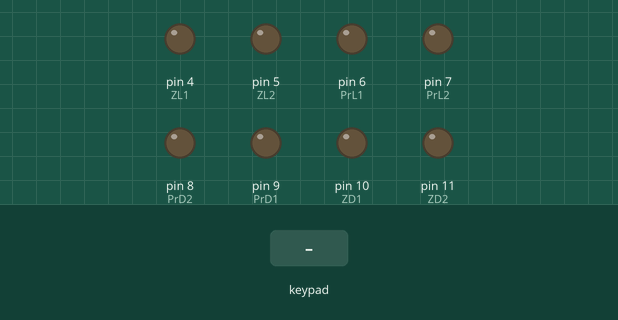
Recording of a sketch running on a simulated Arduino Uno, built with avr-gcc and run on an emulated ATmega328P. Shown: output pins drawn as LEDs (lit = HIGH). The inputs (shaded band) are chosen by the test bench. What the sketch prints to the serial monitor is not drawn.

Above: at 1.2 s.
1.3 s: key 'U' pressed
At 1.5 s:
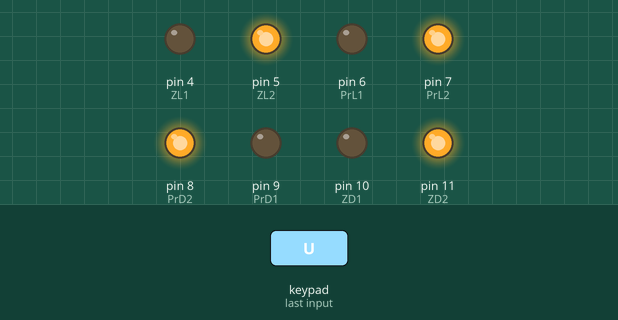
3.2 s: key 'D' pressed
At 3.4 s:
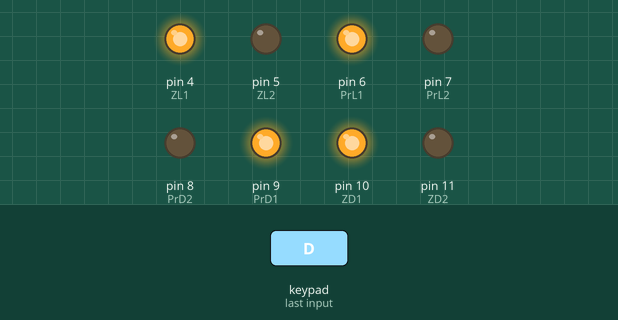
5.1 s: key 'L' pressed
At 5.3 s:
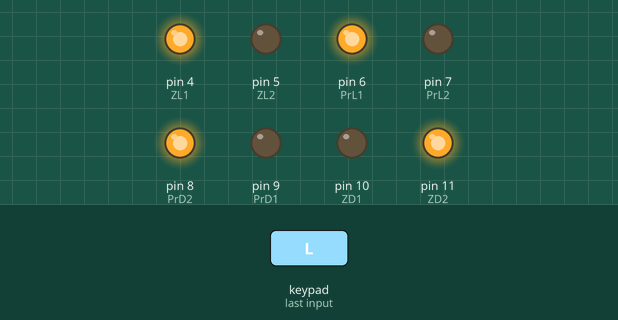
7.0 s: key 'R' pressed
At 7.2 s:
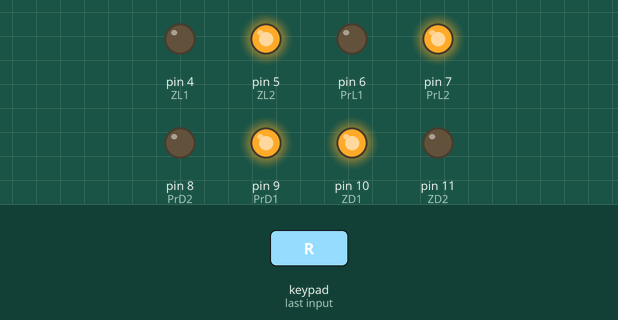
Timing chart, 0 to 9.9 s (numbered marks = the images above; inputs shaded):
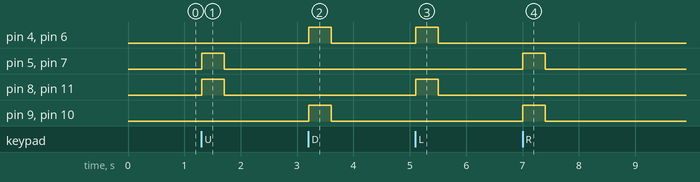

Measured:
- after the input at 1.3 s, pin 5 (ZL2), pin 7 (PrL2), pin 8 (PrD2), pin 11 (ZD2): LOW → HIGH at once, → LOW 0.40 s later
- after the input at 3.2 s, pin 4 (ZL1), pin 6 (PrL1), pin 9 (PrD1), pin 10 (ZD1): LOW → HIGH at once, → LOW 0.40 s later
- after the input at 5.1 s, pin 4 (ZL1), pin 6 (PrL1): LOW → HIGH at once, → LOW 0.40 s later; pin 8 (PrD2), pin 11 (ZD2): LOW → HIGH at once, → LOW 0.41 s later
- after the input at 7.0 s, pin 5 (ZL2), pin 7 (PrL2), pin 9 (PrD1), pin 10 (ZD1): LOW → HIGH at once, → LOW 0.41 s later

The sketch:

M5-Auto-v2.0.ino
```cpp
#define CUSTOM_SETTINGS
#define INCLUDE_GAMEPAD_MODULE
#include <Dabble.h>

int PrL1 = 6;
int PrL2 = 7;
int PrD1 = 9;
int PrD2 = 8;
int ZL1 = 4;
int ZL2 = 5;
int ZD1 = 10;
int ZD2 = 11;
int speedLeft = 0;
int speedRight = 0;
float changeRight;
float changeLeft;

void naprijedPrL(){
    digitalWrite(PrL1,0);
    digitalWrite(PrL2,1);
}

void nazadPrL(){
    digitalWrite(PrL1,1);
    digitalWrite(PrL2,0);
}

void naprijedPrD(){
    digitalWrite(PrD1,0);
    digitalWrite(PrD2,1);
}

void nazadPrD(){
    digitalWrite(PrD1,1);
    digitalWrite(PrD2,0);
}

void naprijedZL(){
    digitalWrite(ZL1,0);
    digitalWrite(ZL2,1);
}

void nazadZL(){
    digitalWrite(ZL1,1);
    digitalWrite(ZL2,0);
}

void naprijedZD(){
    digitalWrite(ZD1,0);
    digitalWrite(ZD2,1);
}

void nazadZD(){
    digitalWrite(ZD1,1);
    digitalWrite(ZD2,0);
}

void STOP(){
    digitalWrite(PrL1,0);
    digitalWrite(PrL2,0);
    digitalWrite(PrD1,0);
    digitalWrite(PrD2,0);
    digitalWrite(ZL1,0);
    digitalWrite(ZL2,0);
    digitalWrite(ZD1,0);
    digitalWrite(ZD2,0);
}

void setup() {
  // put your setup code here, to run once:
  Serial.begin(115200);      // make sure your Serial Monitor is also set at this baud rate.
  Dabble.begin(9600);      //Enter baudrate of your bluetooth.Connect bluetooth on Bluetooth port present on evive.
  pinMode(PrL1, OUTPUT);
  pinMode(PrL2, OUTPUT);
  pinMode(PrD1, OUTPUT);
  pinMode(PrD2, OUTPUT);
  pinMode(ZL1, OUTPUT);
  pinMode(ZL2, OUTPUT);
  pinMode(ZD1, OUTPUT);
  pinMode(ZD2, OUTPUT);
}

void loop() {
  Dabble.processInput();             //this function is used to refresh data obtained from smartphone.Hence calling this function is mandatory in order to get data properly from your mobile.

  if (GamePad.isUpPressed()){
    Serial.print("UP");
    naprijedPrL();
    naprijedPrD();
    naprijedZL();
    naprijedZD();
  }
  else if (GamePad.isDownPressed()){
    Serial.print("DOWN");
    nazadPrL();
    nazadPrD();
    nazadZL();
    nazadZD();
  }
  else if (GamePad.isLeftPressed()){
    Serial.print("Left");
    naprijedPrD();
    naprijedZD();
    nazadPrL();
    nazadZL();
  }
  else if (GamePad.isRightPressed()){
    Serial.print("Right");
    naprijedPrL();
    naprijedZL();
    nazadPrD();
    nazadZD();
  } else {
    STOP();
  }


  delay(10);
}
```
